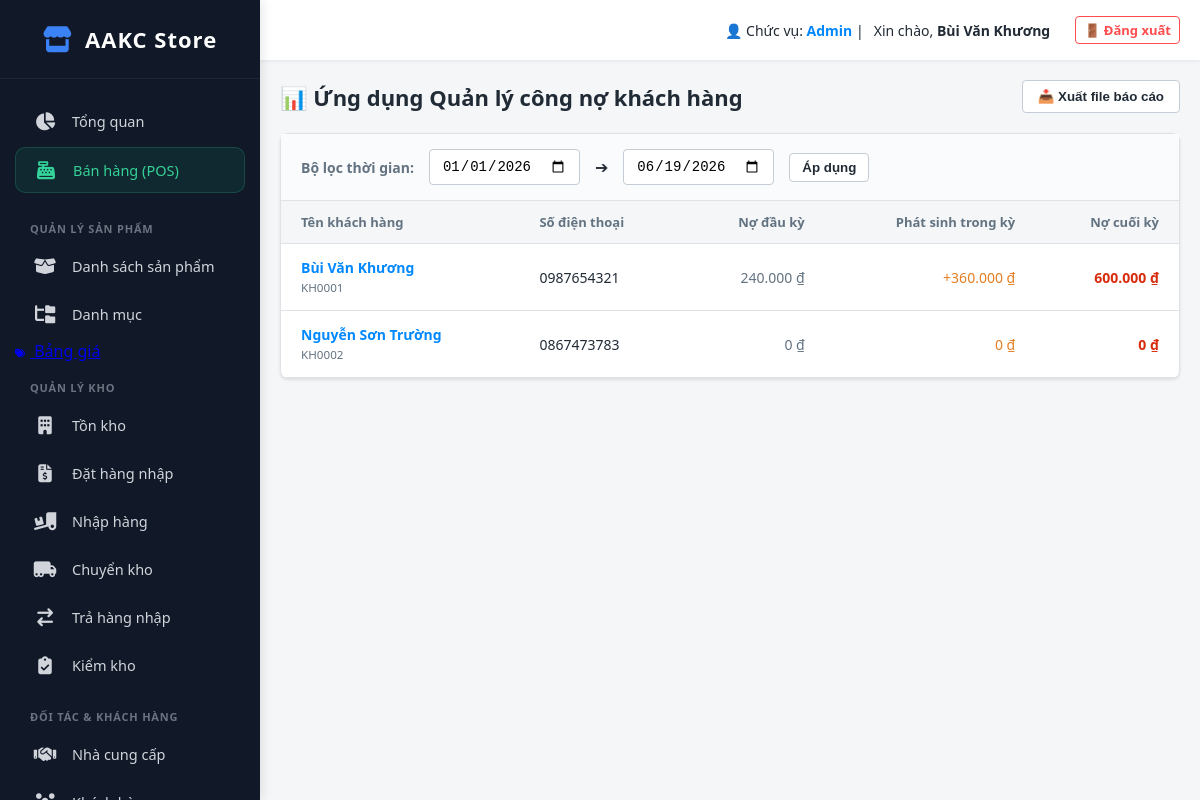
/index.php?action=debt_app_list (signed in), run on an earlier commit of the app's database.
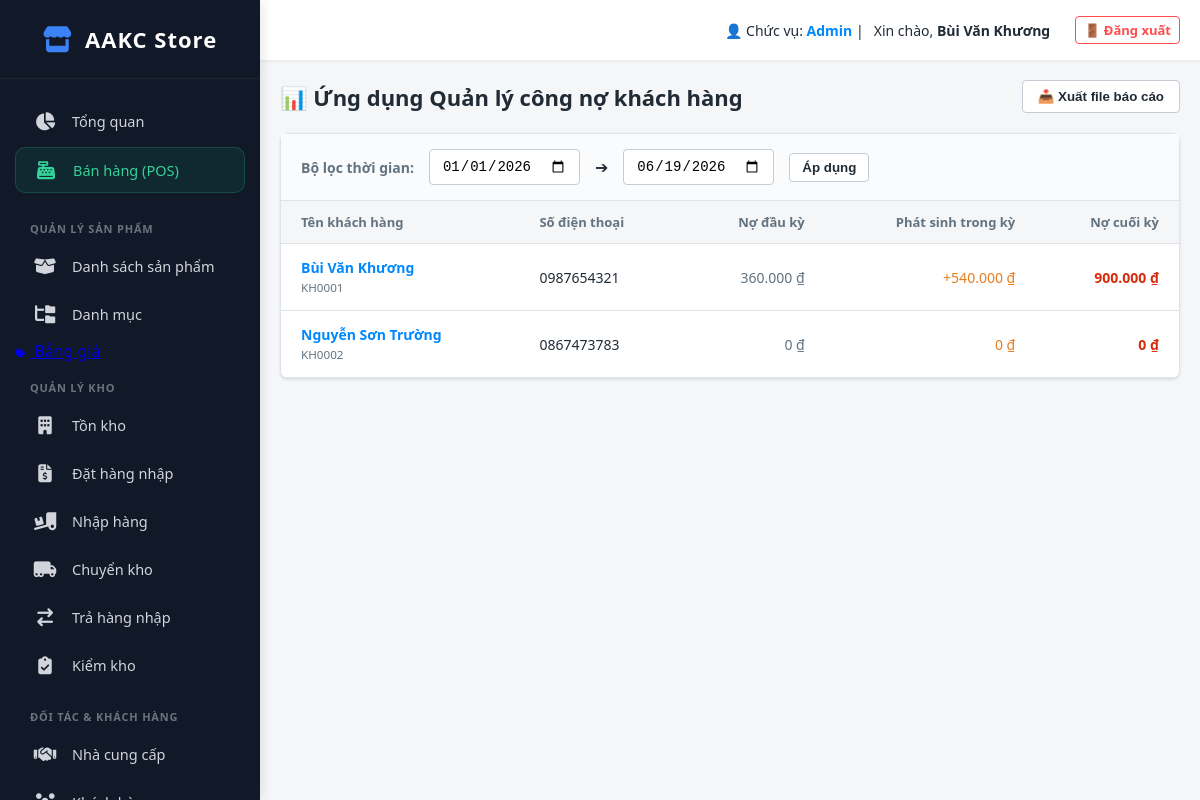
And on a later commit of the database.
### tables this page shows
CREATE TABLE `customers` (
  `id` int(11) NOT NULL,
  `customer_code` varchar(50) DEFAULT NULL,
  `last_name` varchar(100) DEFAULT NULL,
  `first_name` varchar(100) NOT NULL,
  `phone` varchar(50) DEFAULT NULL,
  `email` varchar(255) DEFAULT NULL,
  `accept_marketing` tinyint(1) DEFAULT 0,
  `province` varchar(100) DEFAULT NULL,
  `district` varchar(100) DEFAULT NULL,
  `ward` varchar(100) DEFAULT NULL,
  `address` text DEFAULT NULL,
  `tax_code` varchar(50) DEFAULT NULL,
  `company_name` varchar(255) DEFAULT NULL,
  `invoice_address` text DEFAULT NULL,
  `invoice_email` varchar(255) DEFAULT NULL,
  `notes` text DEFAULT NULL,
  `tags` varchar(255) DEFAULT NULL,
  `debt` decimal(15,2) DEFAULT 0.00,
  `created_at` datetime DEFAULT current_timestamp()
);

### app/controllers/DebtManagementController.php (called while the page is built, shortened)
<?php
class DebtManagementController
{
    public function index()
    {
        $db = (new Database())->getConnection();
        $stmt = $db->query("SELECT id, customer_code, last_name, first_name, phone, debt FROM customers ORDER BY debt DESC");
        $customers = $stmt->fetchAll(PDO::FETCH_ASSOC);
        require_once __DIR__ . '/../views/debt/list.php';
    }
}

### public/index.php (called while the page is built, shortened)
<?php
$app = new App();

### app/views/debt/list.php (the view, shortened to what this page needs)
<?php require_once __DIR__ . '/../layout/header.php'; ?>
<?php
$customers = $customers ?? [];
?>
<div class="v3-header">
    <div class="v3-title">📊 Ứng dụng Quản lý công nợ khách hàng</div>
    <button class="btn-outline">📥 Xuất file báo cáo</button>
</div>
<div class="v3-card">
    <div class="v3-filter-bar">
        <span style="font-size:14px; color:#637381; font-weight:600;">Bộ lọc thời gian:</span>
        <input type="date" class="v3-form-control" value="2026-01-01">
        <span>➔</span>
        <input type="date" class="v3-form-control" value="2026-06-19">
        <button class="btn-outline" style="padding: 6px 12px;">Áp dụng</button>
    </div>
    <table class="v3-table">
        <thead>
            <tr>
                <th>Tên khách hàng</th>
                <th>Số điện thoại</th>
                <th class="text-right">Nợ đầu kỳ</th>
                <th class="text-right">Phát sinh trong kỳ</th>
                <th class="text-right">Nợ cuối kỳ</th>
            </tr>
        </thead>
        <tbody>
            <?php foreach ($customers as $c): ?>
                <?php
                $mock_dau_ky = $c['debt'] * 0.4;
                $mock_phat_sinh = $c['debt'] * 0.6;
                ?>
                <tr onclick="window.location.href='index.php?action=debt_app_detail&id=<?php echo $c['id']; ?>'">
                    <td><b style="color:#0088ff;"><?php echo htmlspecialchars($c['last_name'] . ' ' . $c['first_name']); ?></b><br><small style="color:#637381;"><?php echo $c['customer_code']; ?></small></td>
                    <td><?php echo htmlspecialchars($c['phone'] ?: '---'); ?></td>
                    <td class="text-right" style="color:#637381;"><?php echo number_format($mock_dau_ky, 0, ',', '.'); ?> ₫</td>
                    <td class="text-right" style="color:#e67e22;"><?php echo $mock_phat_sinh > 0 ? '+' . number_format($mock_phat_sinh, 0, ',', '.') : '0'; ?> ₫</td>
                    <td class="text-right" style="font-weight: bold; color:<?php echo $c['debt'] >= 0 ? '#d82c0d' : '#108043'; ?>;">
                        <?php echo number_format($c['debt'], 0, ',', '.'); ?> ₫
                    </td>
                </tr>
            <?php endforeach; ?>
        </tbody>
    </table>
</div>
<?php require_once __DIR__ . '/../layout/footer.php'; ?>

What changed in the data, as far as the page shows it:
changed customers "Bùi Văn Khương": debt "240.000" → "360.000"; debt "360.000" → "540.000"; debt "600.000" → "900.000"
